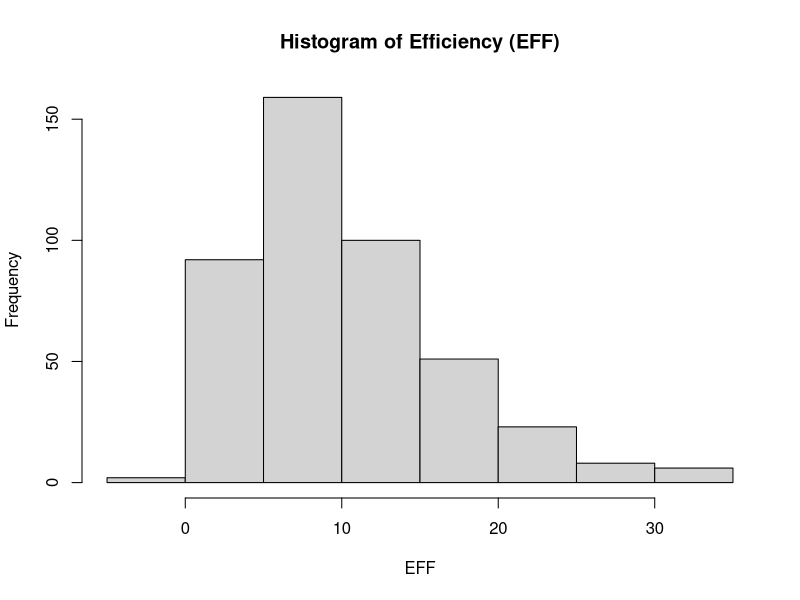
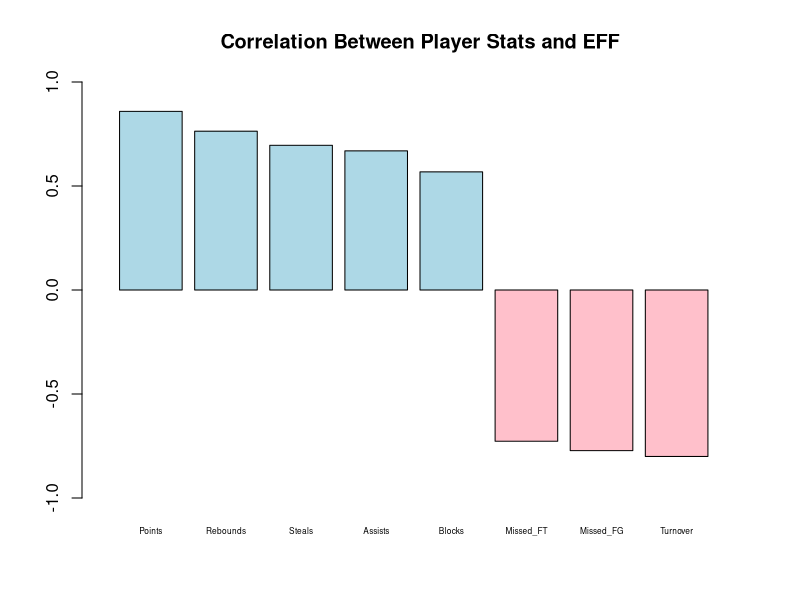
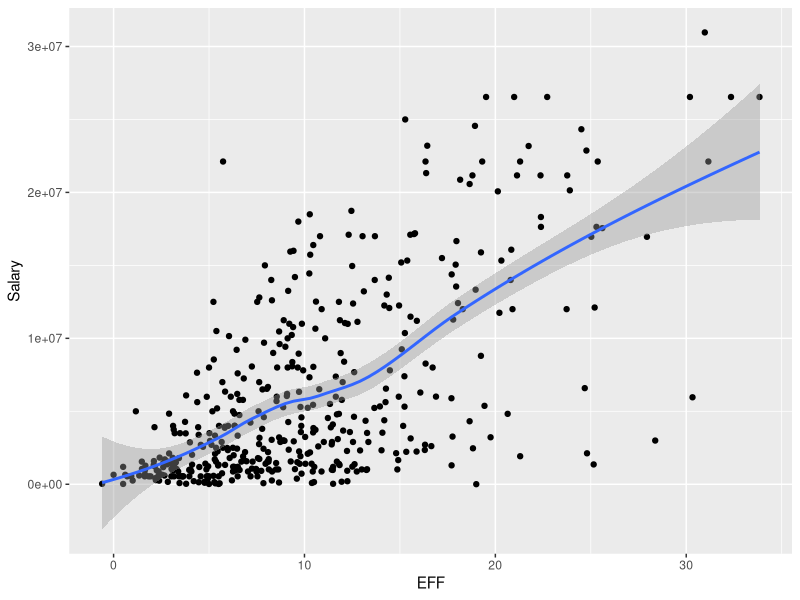
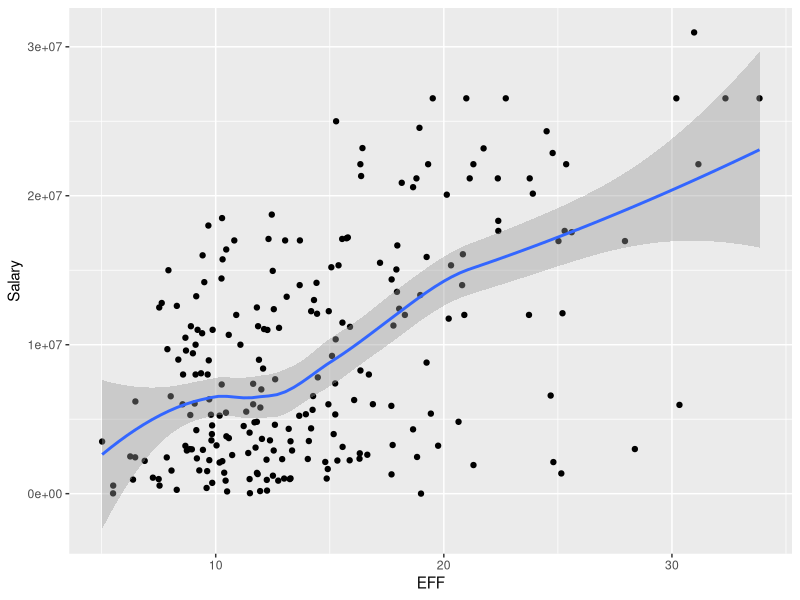

Recreate these plots in R, in order.
## ---- chunk 1
# load packages
library(ggplot2)
library(dplyr)
library(readr)
## ---- chunk 2
dat1 <- read.csv('../data/nba2017-player-statistics.csv', 
                 stringsAsFactors = FALSE,
                 colClasses = c("character", "character", "factor", "character", 
                                "double", rep("integer", 19))
              )
str(dat1)
## ---- chunk 3
dat2 <- read_csv('../data/nba2017-player-statistics.csv', col_types = list(
                   Player = col_character(),
                   Team = col_character(),
                   Position = col_factor(c("C", "PF", "PG", "SF", "SG")),
                   Experience = col_character(),
                   Salary = col_double(),
                   Rank = col_integer(),
                   Age = col_integer(),
                   GP = col_integer(),
                   GS = col_integer(),
                   MIN = col_integer(),
                   FGM = col_integer(),
                   FGA = col_integer(),
                   Points3 = col_integer(),
                   Points3_atts = col_integer(),
                   Points2 = col_integer(),
                   Points2_atts = col_integer(),
                   FTM = col_integer(),
                   FTA = col_integer(),
                   OREB = col_integer(),
                   DREB = col_integer(),
                   AST = col_integer(),
                   STL = col_integer(),
                   BLK = col_integer(),
                   TO = col_integer()
                   )
                 )
                  
str(dat2)
## ---- chunk 4
dat1$Experience[dat1$Experience == "R"] <- "0"
dat1$Experience <- as.integer(dat1$Experience)
## ---- chunk 5
# Adding EFF Column
dat1 <- mutate(dat1, "Missed_FG" = FGA - FGM, "Missed_FT" = FTA - FTM, "PTS" = Points2*2 + Points3*3 + FTM, REB = OREB + DREB, "MPG" = MIN/GP) 
dat1 <- mutate(dat1, "EFF" = (PTS + REB + AST + STL + BLK - Missed_FG - Missed_FT - TO) / GP)
summary(dat1$EFF)

# Making histogram of EFF
hist(dat1$EFF, xlab = "EFF", ylab = "Frequency", main = "Histogram of Efficiency (EFF)")

# Displaying player name, team, salary, and EFF value of the top-10 players, by EFF, in decreasing order
slice(
  arrange(
    select(dat1, Player, Team, Salary, EFF), 
    desc(EFF)
    ),
  1:10
  )

# Names of players that have negative EFF
select(filter(dat1, EFF < 0), Player)

# Using cor() to compute the correlation coefficients between EFF and all the variables used in the EFF formula
PTS_cor <- cor(dat1$PTS, dat1$EFF)
REB_cor <- cor(dat1$REB, dat1$EFF)
AST_cor <- cor(dat1$AST, dat1$EFF)
STL_cor <- cor(dat1$STL, dat1$EFF)
BLK_cor <- cor(dat1$BLK, dat1$EFF)
Missed_FG_cor <- cor(dat1$Missed_FG, dat1$EFF) * -1
Missed_FT_cor <- cor(dat1$Missed_FT, dat1$EFF) * -1 
TO_cor <- cor(dat1$TO, dat1$EFF) * -1

# Creating data frame with computed correlations
core_data_frame <- data.frame(
  correlations = c('Points', 'Rebounds', 'Assists', 'Steals', 'Blocks', 'Missed_FG', 'Missed_FT', 'Turnover'),
  values = c(PTS_cor, REB_cor, AST_cor, STL_cor, BLK_cor, Missed_FG_cor, Missed_FT_cor, TO_cor)
)

# Arranging data frame in decreasing order
core_data_frame <- arrange(core_data_frame, desc(core_data_frame$values))

# Creating bar chart with data in core_data_frame
barplot(core_data_frame$values, names.arg = core_data_frame$correlations, main = "Correlation Between Player Stats and EFF", width = 1, xlim = c(0,10), cex.names = 0.5, ylim = c(-1, 1), col = c(rep("light blue",5), rep("pink", 3)))
## ---- chunk 6
# Creating scatterplot of Efficiency and Salary from dataframe, dat1
ggplot(data = dat1, aes(x = EFF, y = Salary), xlab = Efficiency, ylab = Salary) +
  geom_point() +
  geom_smooth(method = loess)

# Linear Correlation Coefficient between Salary and Efficiency
cor(dat1$EFF, dat1$Salary)
## ---- chunk 7
# Taking a look at more established players and their salaries
players2 <- filter(dat1, MPG >= 20)

# Creating scatterplot of data frame, players2, between Efficiency and Salary
ggplot(data = players2, aes(x = EFF, y = Salary), xlab = Efficiency, ylab = Salary) +
  geom_point() +
  geom_smooth(method = loess)

# Linear Correlation Coefficient between Salary and Efficiency
cor(players2$EFF, players2$Salary)
